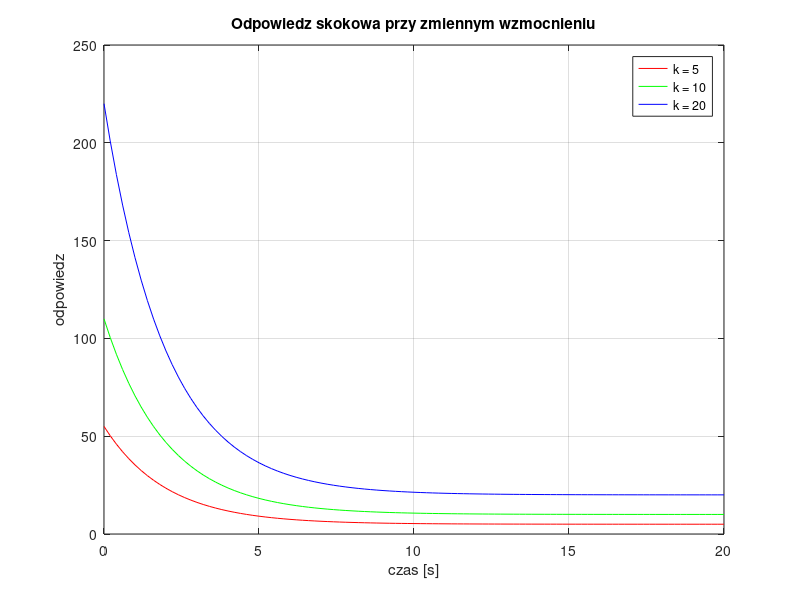
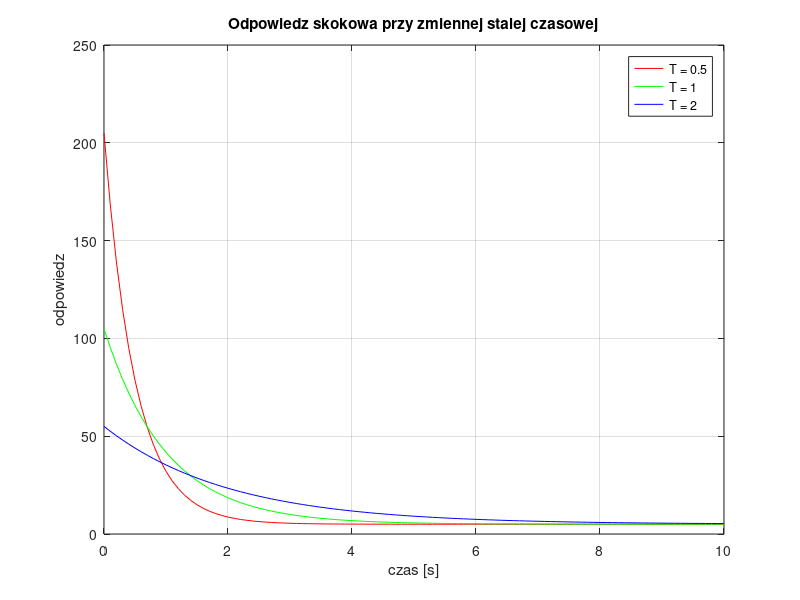
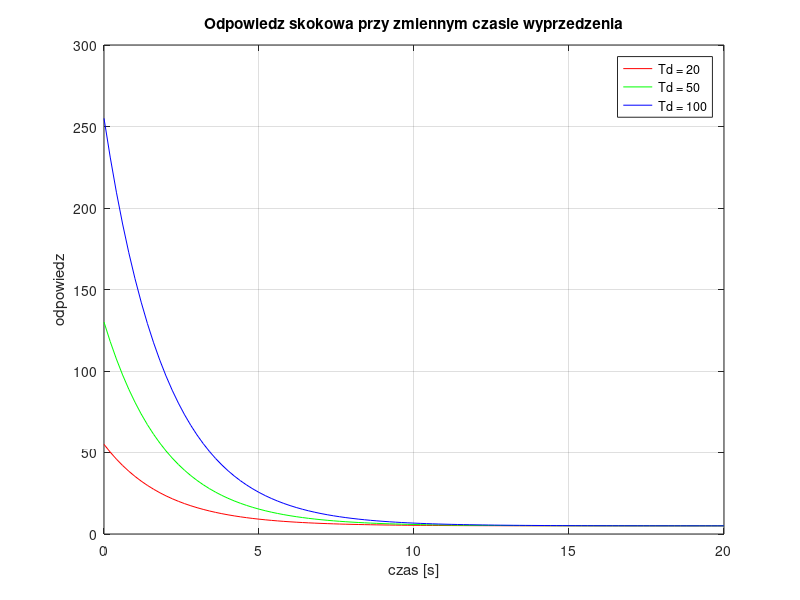

Write MATLAB code to recreate these figures, in order.
clear all; close all;

% ?????????????????????????????????????????????????????????????
% PD
% Odpowiedz skokowa
%% *****************************************
k = 5; T = 2; Td = 20;
g = tf([k*T+Td*k,k], [T, 1] );
[y1 t1] = step(g, 20);

k = 10; T = 2; Td = 20;
g = tf([k*T+Td*k,k], [T, 1] );
[y2 t2] = step(g, 20);

k = 20; T = 2; Td = 20;
g = tf([k*T+Td*k,k], [T, 1] );
[y3 t3] = step(g, 20);

figure(1)
plot(t1, y1, 'r', t2, y2, 'g', t3, y3, 'b')
grid on
title('Odpowiedz skokowa przy zmiennym wzmocnieniu')
xlabel('czas [s]')
ylabel('odpowiedz')
legend('k = 5','k = 10','k = 20')

%% *****************************************
k = 5; T = 0.5; Td = 20;
g = tf([k*T+Td*k,k], [T, 1] );
[y1 t1] = step(g, 10);

k = 5; T = 1; Td = 20;
g = tf([k*T+Td*k,k], [T, 1] );
[y2 t2] = step(g, 10);

k = 5; T = 2; Td = 20;
g = tf([k*T+Td*k,k], [T, 1] );
[y3 t3] = step(g, 10);

figure(2)
plot(t1, y1, 'r', t2, y2, 'g', t3, y3, 'b')
grid on
title('Odpowiedz skokowa przy zmiennej stalej czasowej')
xlabel('czas [s]')
ylabel('odpowiedz')
legend('T = 0.5','T = 1','T = 2')

%% *****************************************

k = 5; T = 2; Td = 20;
g = tf([k*T+Td*k,k], [T, 1] );
[y1 t1] = step(g, 20);

k = 5; T = 2; Td = 50;
g = tf([k*T+Td*k,k], [T, 1] );
[y2 t2] = step(g, 20);

k = 5; T = 2; Td = 100;
g = tf([k*T+Td*k,k], [T, 1] );
[y3 t3] = step(g, 20);

figure(3)
plot(t1, y1, 'r', t2, y2, 'g', t3, y3, 'b')
grid on
title('Odpowiedz skokowa przy zmiennym czasie wyprzedzenia')
xlabel('czas [s]')
ylabel('odpowiedz')
legend('Td = 20','Td = 50','Td = 100')

